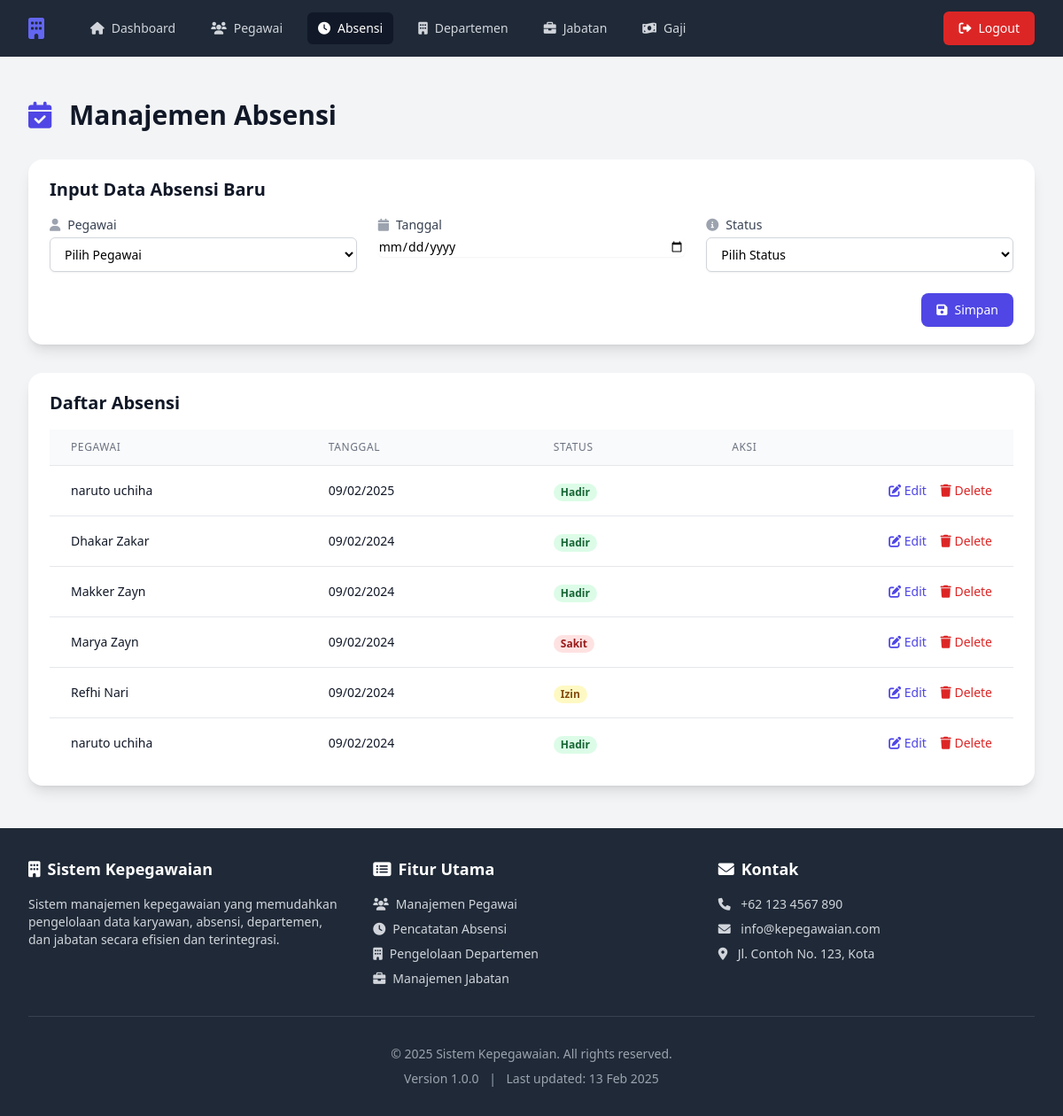
The app's page /absensi.php (signed in) with its own data.
### tables this page shows
CREATE TABLE `absensi` (
  `id_absensi` int(11) NOT NULL,
  `id_pegawai` int(11) DEFAULT NULL,
  `tanggal` date NOT NULL,
  `status` enum('Hadir','Izin','Sakit') NOT NULL,
  `keterangan` text DEFAULT NULL
);

CREATE TABLE `pegawai` (
  `id_pegawai` int(11) NOT NULL,
  `nama` varchar(100) NOT NULL,
  `tgl_lahir` date NOT NULL,
  `alamat` text DEFAULT NULL,
  `jenis_kelamin` enum('Laki-laki','Perempuan') NOT NULL,
  `status_nikah` enum('Belum Menikah','Menikah','Cerai') NOT NULL,
  `id_departemen` int(11) DEFAULT NULL,
  `id_jabatan` int(11) DEFAULT NULL
);

### absensi.php (the view, shortened to what this page needs)
<?php
include 'db/koneksi.php';
$update_mode = false;
$tanggal = "";
$result = mysqli_query($conn, "
    SELECT a.*, p.nama as nama_pegawai
    FROM absensi a
    LEFT JOIN pegawai p ON a.id_pegawai = p.id_pegawai
    ORDER BY a.tanggal DESC
");
include 'includes/header.php';
?>
<main>
    <div class="max-w-7xl mx-auto py-6 sm:px-6 lg:px-8">
        <div class="px-4 py-6 sm:px-0">
            <div class="flex justify-between items-center mb-8">
                <h1 class="text-3xl font-bold text-gray-900">
                    <i class="fas fa-calendar-check mr-3 text-indigo-600"></i>
                    Manajemen Absensi
                </h1>
            </div>
            <div class="bg-white shadow-lg rounded-2xl mb-8">
                <div class="px-6 py-5">
                    <h3 class="text-xl font-semibold text-gray-900 mb-4">
                        <?php echo ($update_mode ? "Edit Data Absensi" : "Input Data Absensi Baru"); ?>
                    </h3>
                    <form method="POST" action="">
                        <div class="grid grid-cols-1 md:grid-cols-3 gap-6">
                            <div>
                                <label for="id_pegawai" class="block text-sm font-medium text-gray-700">
                                    <i class="fas fa-user text-gray-400 mr-2"></i>Pegawai
                                </label>
                                <select name="id_pegawai" id="id_pegawai" required
                                        class="mt-1 block w-full py-2 px-3 border border-gray-300 bg-white rounded-md shadow-sm focus:outline-none focus:ring-indigo-500 focus:border-indigo-500 sm:text-sm">
                                    <option value="">Pilih Pegawai</option>
                                </select>
                            </div>
                            <div>
                                <label for="tanggal" class="block text-sm font-medium text-gray-700">
                                    <i class="fas fa-calendar text-gray-400 mr-2"></i>Tanggal
                                </label>
                                <input type="date" name="tanggal" id="tanggal"
                                       class="mt-1 focus:ring-indigo-500 focus:border-indigo-500 block w-full shadow-sm sm:text-sm border-gray-300 rounded-md"
                                       value="<?php echo $tanggal; ?>" required>
                            </div>
                            <div>
                                <label for="status" class="block text-sm font-medium text-gray-700">
                                    <i class="fas fa-info-circle text-gray-400 mr-2"></i>Status
                                </label>
                                <select name="status" id="status" required
                                        class="mt-1 block w-full py-2 px-3 border border-gray-300 bg-white rounded-md shadow-sm focus:outline-none focus:ring-indigo-500 focus:border-indigo-500 sm:text-sm">
                                    <option value="">Pilih Status</option>
                                </select>
                            </div>
                        </div>
                        <div class="mt-6 flex justify-end space-x-3">
                            <button type="submit" name="submit"
                                    class="inline-flex items-center px-4 py-2 border border-transparent rounded-lg shadow-sm text-sm font-medium text-white bg-indigo-600 hover:bg-indigo-700 focus:outline-none focus:ring-2 focus:ring-offset-2 focus:ring-indigo-500">
                                <i class="fas fa-save mr-2"></i><?php echo ($update_mode ? "Update" : "Simpan"); ?>
                            </button>
                        </div>
                    </form>
                </div>
            </div>
            <div class="bg-white shadow-lg rounded-2xl overflow-hidden">
                <div class="px-6 py-5">
                    <h3 class="text-xl font-semibold text-gray-900 mb-4">Daftar Absensi</h3>
                    <div class="overflow-x-auto">
                        <table class="min-w-full divide-y divide-gray-200">
                            <thead class="bg-gray-50">
                                <tr>
                                    <th class="px-6 py-3 text-left text-xs font-medium text-gray-500 uppercase tracking-wider">Pegawai</th>
                                    <th class="px-6 py-3 text-left text-xs font-medium text-gray-500 uppercase tracking-wider">Tanggal</th>
                                    <th class="px-6 py-3 text-left text-xs font-medium text-gray-500 uppercase tracking-wider">Status</th>
                                    <th class="px-6 py-3 text-left text-xs font-medium text-gray-500 uppercase tracking-wider">Aksi</th>
                                </tr>
                            </thead>
                            <tbody class="bg-white divide-y divide-gray-200">
                                <?php if (mysqli_num_rows($result) > 0): ?>
                                    <?php while($row = mysqli_fetch_assoc($result)): ?>
                                        <tr class="hover:bg-gray-50">
                                            <td class="px-6 py-4 whitespace-nowrap">
                                                <div class="text-sm font-medium text-gray-900">
                                                    <?php echo $row['nama_pegawai']; ?>
                                                </div>
                                            </td>
                                            <td class="px-6 py-4 whitespace-nowrap">
                                                <div class="text-sm text-gray-900">
                                                    <?php echo date('d/m/Y', strtotime($row['tanggal'])); ?>
                                                </div>
                                            </td>
                                            <td class="px-6 py-4 whitespace-nowrap">
                                                <span class="px-2 inline-flex text-xs leading-5 font-semibold rounded-full
                                                    <?php
                                                    echo match($row['status']) {
                                                        'Hadir' => 'bg-green-100 text-green-800',
                                                        'Izin' => 'bg-yellow-100 text-yellow-800',
                                                        'Sakit' => 'bg-red-100 text-red-800',
                                                        default => 'bg-gray-100 text-gray-800'
                                                    };
                                                    ?>">
                                                    <?php echo $row['status']; ?>
                                                </span>
                                            </td>
                                            <td class="px-6 py-4 whitespace-nowrap text-right text-sm font-medium">
                                                <a href="absensi.php?edit=<?= $row['id_absensi'] ?>"
                                                   class="text-indigo-600 hover:text-indigo-900 mr-3">
                                                    <i class="fas fa-edit"></i> Edit
                                                </a>
                                                <button onclick="showDeleteConfirmation(<?= $row['id_absensi'] ?>, '<?= htmlspecialchars($row['nama_pegawai'], ENT_QUOTES) ?>', 'absensi')"
                                                        class="text-red-600 hover:text-red-900">
                                                    <i class="fas fa-trash"></i> Delete
                                                </button>
                                            </td>
                                        </tr>
                                    <?php endwhile; ?>
                                <?php endif; ?>
                            </tbody>
                        </table>
                    </div>
                </div>
            </div>
        </div>
    </div>
</main>
<?php include 'includes/footer.php'; ?>

### includes/header.php (shortened to what this page needs)
<!DOCTYPE html>
<html lang="id" class="h-full bg-gray-100">
<head>
    <script src="https://cdn.tailwindcss.com"></script>
    <link rel="stylesheet" href="https://cdnjs.cloudflare.com/ajax/libs/font-awesome/6.0.0/css/all.min.css">
</head>
<body class="h-full">
    <div class="min-h-full flex flex-col">
        <nav class="bg-gray-800">
            <div class="max-w-7xl mx-auto px-4 sm:px-6 lg:px-8">
                <div class="flex items-center justify-between h-16">
                    <div class="flex items-center">
                        <div class="flex-shrink-0">
                            <i class="fas fa-building text-indigo-500 text-2xl"></i>
                        </div>
                        <div class="hidden md:block">
                            <div class="ml-10 flex items-baseline space-x-4">
                                <a href="index.php" class="<?php echo basename($_SERVER['PHP_SELF']) == 'index.php' ? 'bg-gray-900 text-white' : 'text-gray-300 hover:bg-gray-700 hover:text-white'; ?> px-3 py-2 rounded-md text-sm font-medium">
                                    <i class="fas fa-home mr-2"></i>Dashboard
                                </a>
                                <a href="pegawai.php" class="<?php echo basename($_SERVER['PHP_SELF']) == 'pegawai.php' ? 'bg-gray-900 text-white' : 'text-gray-300 hover:bg-gray-700 hover:text-white'; ?> px-3 py-2 rounded-md text-sm font-medium">
                                    <i class="fas fa-users mr-2"></i>Pegawai
                                </a>
                                <a href="absensi.php" class="<?php echo basename($_SERVER['PHP_SELF']) == 'absensi.php' ? 'bg-gray-900 text-white' : 'text-gray-300 hover:bg-gray-700 hover:text-white'; ?> px-3 py-2 rounded-md text-sm font-medium">
                                    <i class="fas fa-clock mr-2"></i>Absensi
                                </a>
                                <a href="departemen.php" class="<?php echo basename($_SERVER['PHP_SELF']) == 'departemen.php' ? 'bg-gray-900 text-white' : 'text-gray-300 hover:bg-gray-700 hover:text-white'; ?> px-3 py-2 rounded-md text-sm font-medium">
                                    <i class="fas fa-building mr-2"></i>Departemen
                                </a>
                                <a href="jabatan.php" class="<?php echo basename($_SERVER['PHP_SELF']) == 'jabatan.php' ? 'bg-gray-900 text-white' : 'text-gray-300 hover:bg-gray-700 hover:text-white'; ?> px-3 py-2 rounded-md text-sm font-medium">
                                    <i class="fas fa-briefcase mr-2"></i>Jabatan
                                </a>
                                <a href="gaji.php" class="<?php echo basename($_SERVER['PHP_SELF']) == 'gaji.php' ? 'bg-gray-900 text-white' : 'text-gray-300 hover:bg-gray-700 hover:text-white'; ?> px-3 py-2 rounded-md text-sm font-medium">
                                    <i class="fas fa-money-bill-wave mr-2"></i>Gaji
                                </a>
                            </div>
                        </div>
                    </div>
                    <div class="hidden md:block">
                        <div class="ml-4 flex items-center md:ml-6">
                            <button onclick="showLogoutConfirmation()"
                                    class="inline-flex items-center px-4 py-2 border border-transparent text-sm font-medium rounded-md text-white bg-red-600 hover:bg-red-700 focus:outline-none focus:ring-2 focus:ring-offset-2 focus:ring-red-500">
                                <i class="fas fa-sign-out-alt mr-2"></i>
                                Logout
                            </button>
                        </div>
                    </div>
                </div>
            </div>
        </nav>
        <div class="flex-grow flex flex-col min-h-0">

### includes/footer.php (shortened to what this page needs)
        <footer class="bg-gray-800 text-white mt-auto">
            <div class="max-w-7xl mx-auto py-8 px-4 sm:px-6 lg:px-8">
                <div class="grid grid-cols-1 md:grid-cols-3 gap-8">
                    <div>
                        <h3 class="text-lg font-semibold mb-4">
                            <i class="fas fa-building mr-2"></i>Sistem Kepegawaian
                        </h3>
                        <p class="text-gray-300 text-sm">
                            Sistem manajemen kepegawaian yang memudahkan pengelolaan data karyawan,
                            absensi, departemen, dan jabatan secara efisien dan terintegrasi.
                        </p>
                    </div>
                    <div>
                        <h3 class="text-lg font-semibold mb-4">
                            <i class="fas fa-list-alt mr-2"></i>Fitur Utama
                        </h3>
                        <ul class="text-gray-300 text-sm space-y-2">
                            <li><i class="fas fa-users mr-2"></i>Manajemen Pegawai</li>
                            <li><i class="fas fa-clock mr-2"></i>Pencatatan Absensi</li>
                            <li><i class="fas fa-building mr-2"></i>Pengelolaan Departemen</li>
                            <li><i class="fas fa-briefcase mr-2"></i>Manajemen Jabatan</li>
                        </ul>
                    </div>
                    <div>
                        <h3 class="text-lg font-semibold mb-4">
                            <i class="fas fa-envelope mr-2"></i>Kontak
                        </h3>
                        <ul class="text-gray-300 text-sm space-y-2">
                            <li>
                                <i class="fas fa-phone mr-2"></i>
                                <span>+62 123 4567 890</span>
                            </li>
                            <li>
                                <i class="fas fa-envelope mr-2"></i>
                                <span>info@kepegawaian.com</span>
                            </li>
                            <li>
                                <i class="fas fa-map-marker-alt mr-2"></i>
                                <span>Jl. Contoh No. 123, Kota</span>
                            </li>
                        </ul>
                    </div>
                </div>
                <div class="border-t border-gray-700 mt-8 pt-8 text-center text-sm text-gray-400">
                    <p>&copy; <?php echo date('Y'); ?> Sistem Kepegawaian. All rights reserved.</p>
                    <p class="mt-2">
                        <span>Version 1.0.0</span>
                        <span class="mx-2">|</span>
                        <span>Last updated: <?php echo date('d M Y'); ?></span>
                    </p>
                </div>
            </div>
        </footer>
    </div>
</body>
</html>

### includes/header.php (style rules this page uses)
html { height: 100%; }
body { min-height: 100vh; display: flex; flex-direction: column; }
main { flex: 1 0 auto; }
footer { flex-shrink: 0; }

### records on screen
absensi: id_pegawai.nama "naruto uchiha", tanggal "09/02/2025", status "Hadir"
absensi: id_pegawai.nama "Dhakar Zakar", tanggal "09/02/2024", status "Hadir"
absensi: id_pegawai.nama "Makker Zayn", tanggal "09/02/2024", status "Hadir"
absensi: id_pegawai.nama "Marya Zayn", tanggal "09/02/2024", status "Sakit"
absensi: id_pegawai.nama "Refhi Nari", tanggal "09/02/2024", status "Izin"
absensi: id_pegawai.nama "naruto uchiha", tanggal "09/02/2024", status "Hadir"
